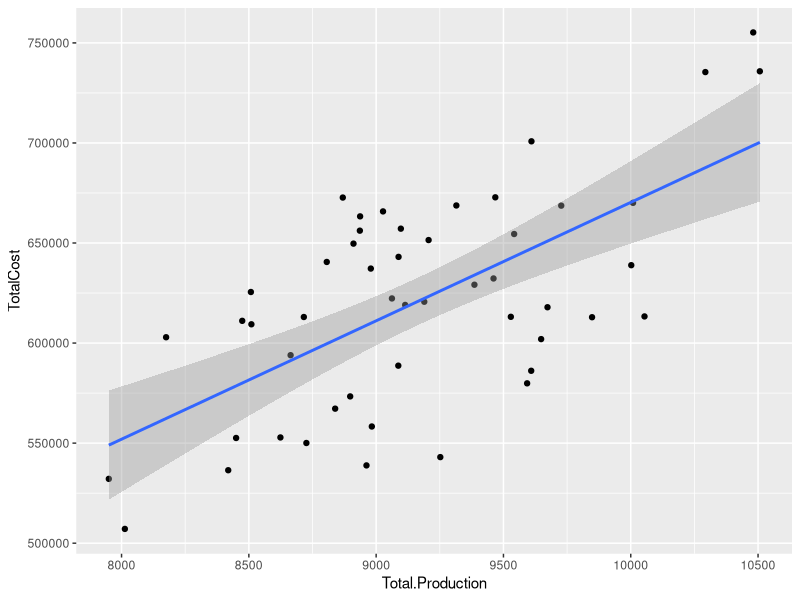
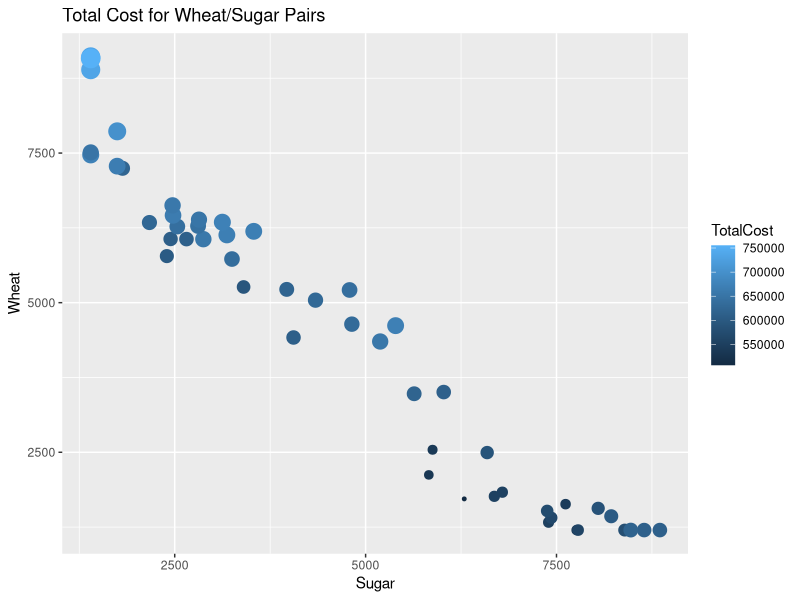
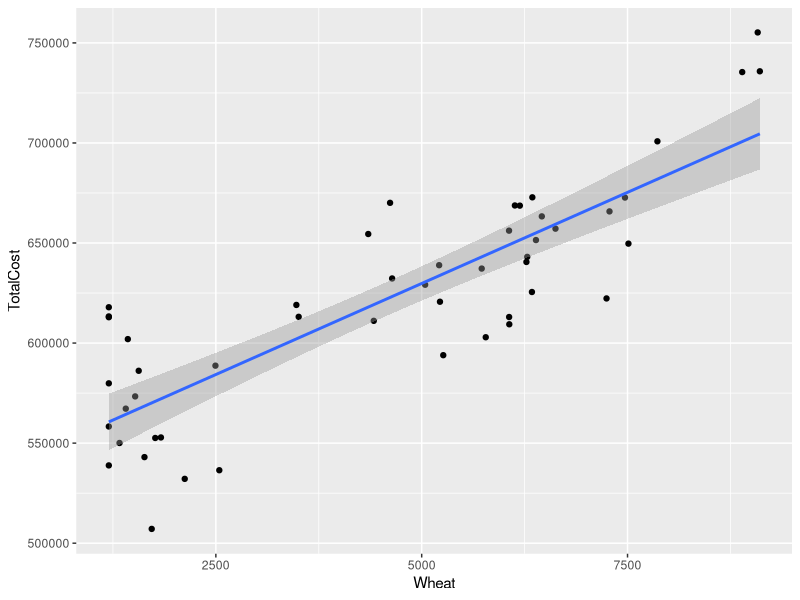
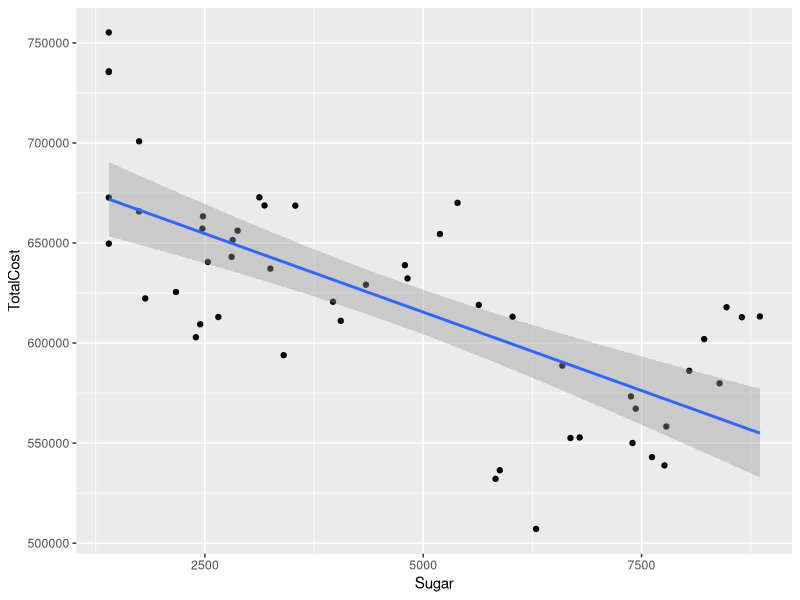
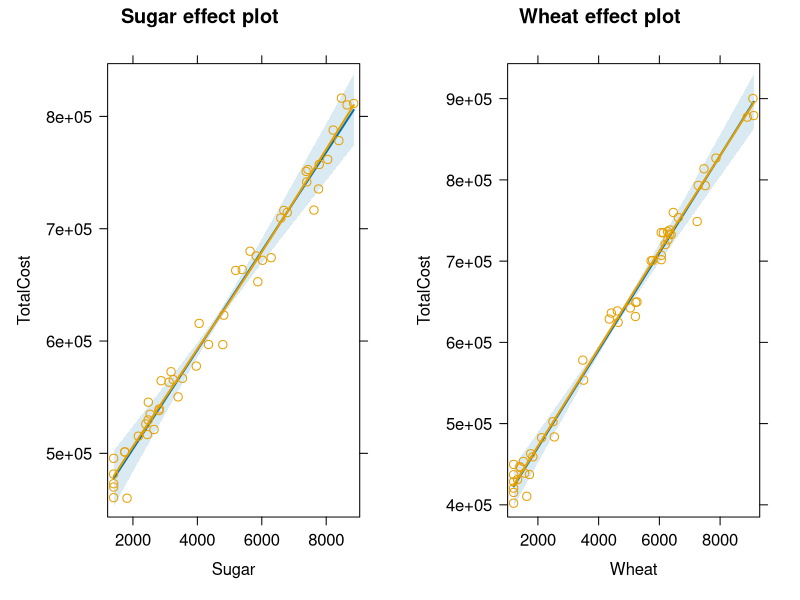
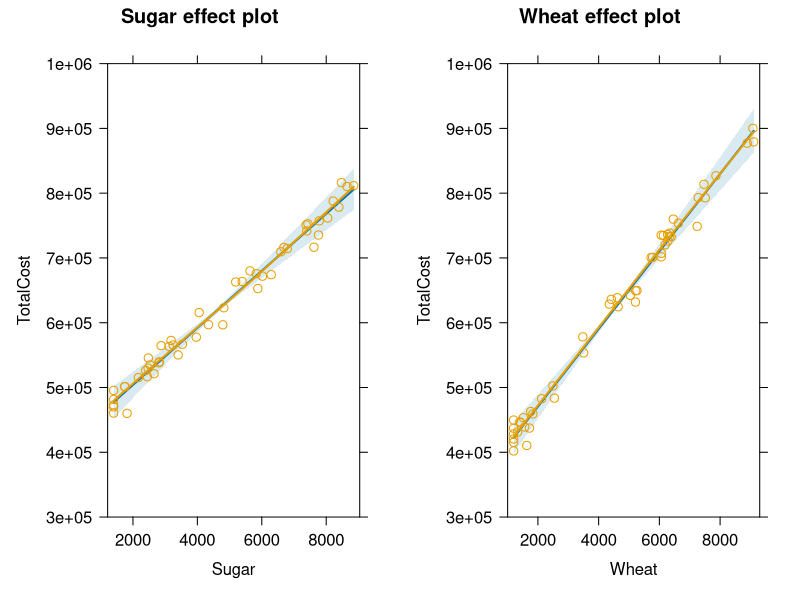
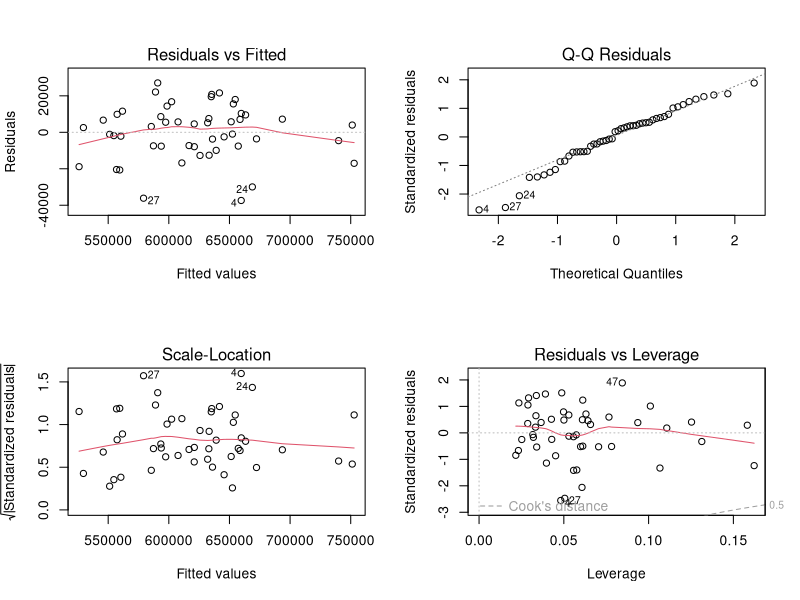

Reproduce these figures in R, in order.
## ---- chunk 1
knitr::opts_chunk$set(echo = TRUE)
library(tidyverse)
## ---- chunk 2
Fertilizer <- structure(list(TotalCost = c(656173, 619058, 668676, 622302, 
632286, 672717, 602916, 643074, 552836, 613314, 700822, 552576, 
579878, 668761, 735812, 665795, 670082, 550066, 593947, 613121, 
609388, 735423, 536458, 638920, 755232, 613023, 543013, 620659, 
538868, 588713, 601981, 558313, 640537, 637230, 567228, 532145, 
672828, 649695, 663317, 586153, 611113, 612919, 654498, 651475, 
507135, 625520, 617906, 573349, 657173, 629154), Wheat = c(6061, 
3478, 6192, 7245, 4641, 7469, 5778, 6282, 1833, 1200, 7863, 1764, 
1200, 6132, 9107, 7281, 4616, 1330, 5262, 3506, 6064, 8893, 2542, 
5212, 9081, 6062, 1633, 5222, 1200, 2495, 1431, 1200, 6272, 5729, 
1406, 2122, 6344, 7511, 6459, 1563, 4418, 1200, 4351, 6388, 1721, 
6339, 1200, 1520, 6625, 5042), Sugar = c(2875, 5636, 3535, 1817, 
4820, 1400, 2397, 2806, 6791, 8854, 1747, 6686, 8393, 3183, 1400, 
1746, 5393, 7396, 3402, 6023, 2446, 1400, 5877, 4790, 1400, 2654, 
7619, 3967, 7762, 6592, 8217, 7783, 2534, 3250, 7433, 5828, 3124, 
1400, 2478, 8046, 4056, 8648, 5191, 2818, 6292, 2169, 8473, 7378, 
2472, 4344), Total.Production = c(8936, 9114, 9727, 9062, 9461, 
8869, 8175, 9088, 8624, 10054, 9610, 8450, 9593, 9315, 10507, 
9027, 10009, 8726, 8664, 9529, 8510, 10293, 8419, 10002, 10481, 
8716, 9252, 9189, 8962, 9087, 9648, 8983, 8806, 8979, 8839, 7950, 
9468, 8911, 8937, 9609, 8474, 9848, 9542, 9206, 8013, 8508, 9673, 
8898, 9097, 9386)), row.names = c(NA, 50L), class = "data.frame")
summary(Fertilizer)
## ---- chunk 3
Model.Form <- lm(TotalCost~Total.Production, data=Fertilizer)
## ---- chunk 4
Dollar.Form <- lm(Fertilizer$TotalCost~Fertilizer$Total.Production)
## ---- chunk 5
Costs <- Fertilizer$TotalCost
Total.Production <- Fertilizer$Total.Production
Nothing.Form <- lm(Costs~Total.Production)
## ---- chunk 6
summary(Model.Form)
summary(Dollar.Form)
summary(Nothing.Form)
## ---- chunk 7
confint(Model.Form)
confint(Dollar.Form)
confint(Nothing.Form)
## ---- chunk 8
Hypothetical.Data <- data.frame(Total.Production=9000)
predict(Model.Form, newdata = Hypothetical.Data, interval="confidence")
## ---- chunk 9
predict(Dollar.Form, newdata = Hypothetical.Data, interval="confidence")
## ---- chunk 10
predict(Nothing.Form, newdata = Hypothetical.Data, interval="confidence")
## ---- chunk 11
ggplot(Fertilizer, aes(x=Total.Production, y=TotalCost)) + geom_point() + geom_smooth(method="lm")
## ---- chunk 12
ggplot2::ggplot(Fertilizer, aes(x=Sugar, y=Wheat, color=TotalCost, size=TotalCost)) + geom_point() + scale_size_continuous(guide=FALSE) + labs(title="Total Cost for Wheat/Sugar Pairs")
## ---- chunk 13
Mod.SW <- lm(TotalCost ~ Sugar+Wheat, data=Fertilizer)
## ---- chunk 14
ggplot2::ggplot(Fertilizer, aes(x=Wheat, y=TotalCost)) + geom_point() + geom_smooth(method="lm")
## ---- chunk 15
ggplot2::ggplot(Fertilizer, aes(x=Sugar, y=TotalCost)) + geom_point() + geom_smooth(method="lm")
## ---- chunk 16
library(effects)
plot(allEffects(Mod.SW, partial.residuals=TRUE))
## ---- chunk 17
library(effects)
plot(allEffects(Mod.SW, partial.residuals=TRUE), ylim=c(300000,1000000))
## ---- chunk 18
par(mfrow=c(2,2))
plot(Mod.SW)
